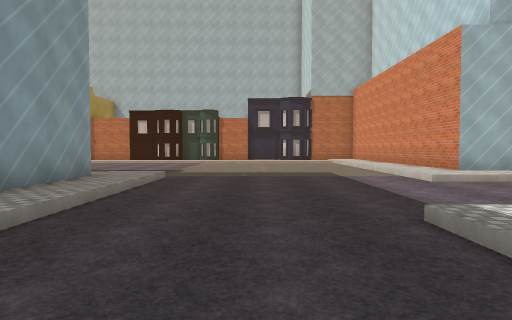
[1] (above)

24 first-person views from a walk through a Unity game level. The camera is 1.4 m above the floor, tilts 2° down and sees 75° across. The floor is counted in squares, 2 m on a side. Each view is taken from the middle of a square. On the plan, view 1 faces up. The plan holds only what a view shows up to about 10 squares ahead; the rest is blank. The place goes on beyond the plan. Some surface patterns are stand-ins.

[2]
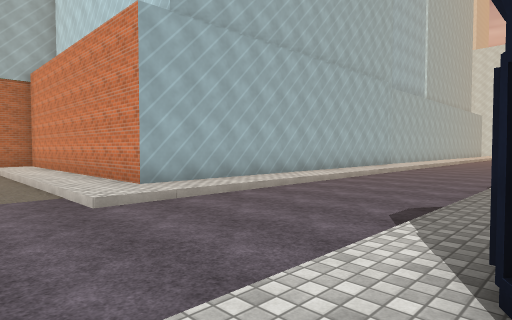

[3]
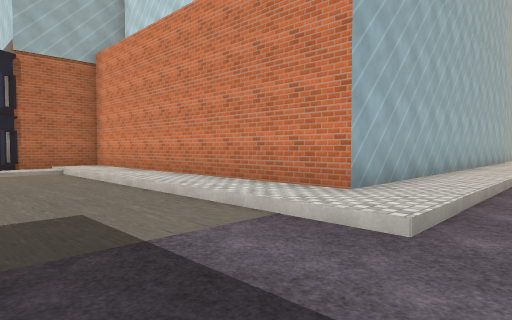

[4]
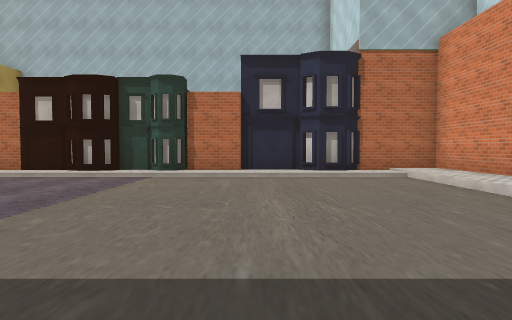

[5]
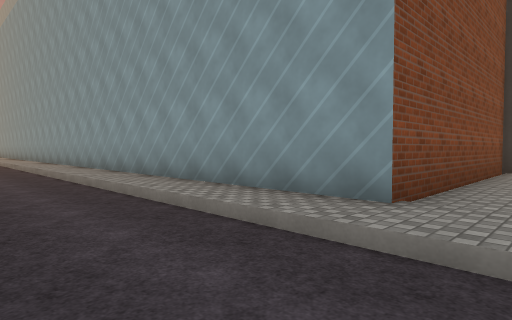

[6]
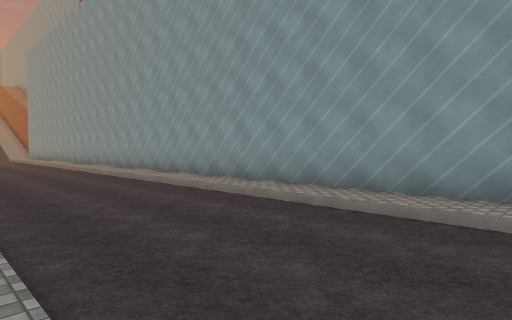

[7]
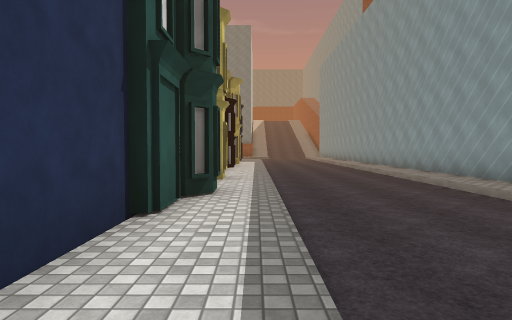

[8]
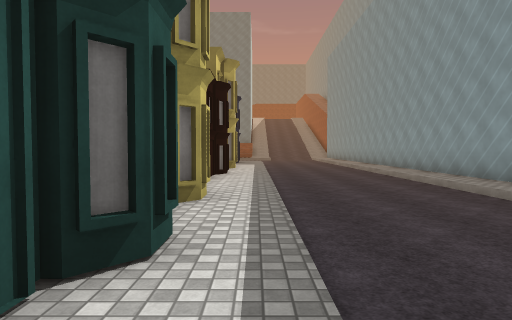

[9]
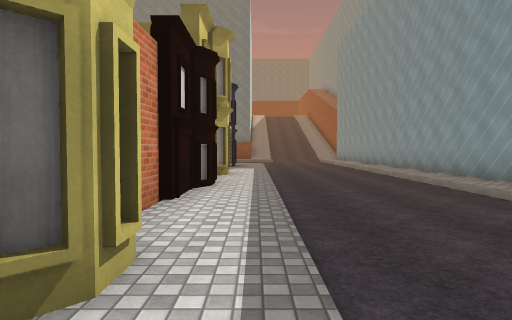

[10]
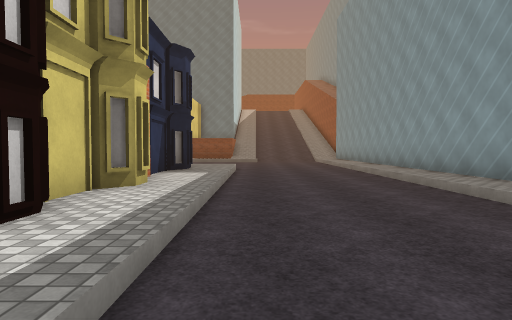

[11]
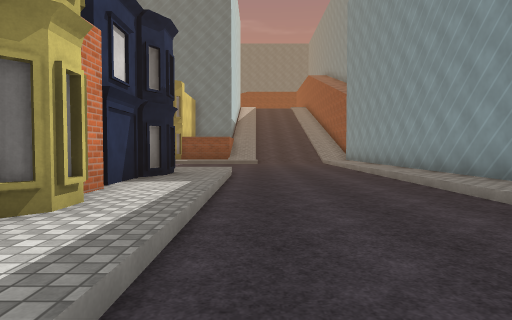

[12]
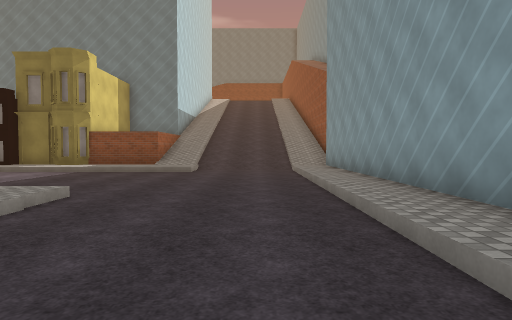

[13]
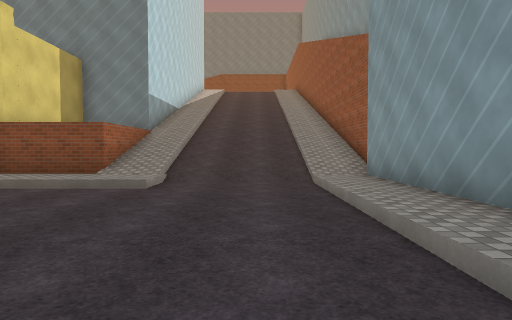

[14]
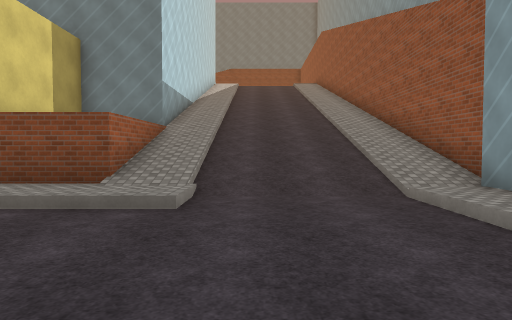

[15]
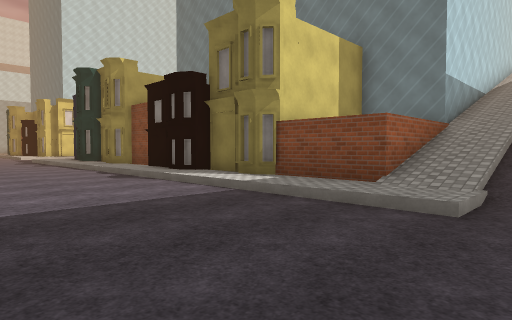

[16]
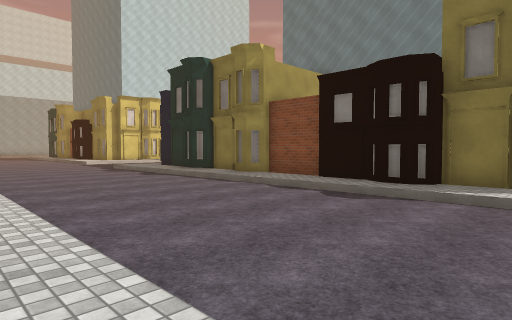

[17]
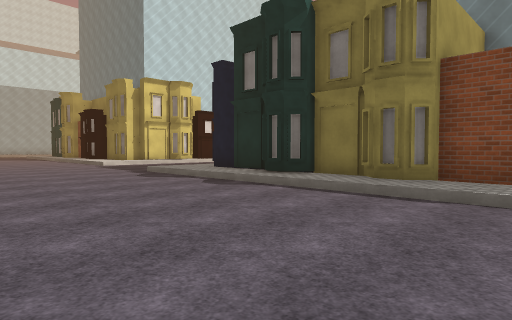

[18]
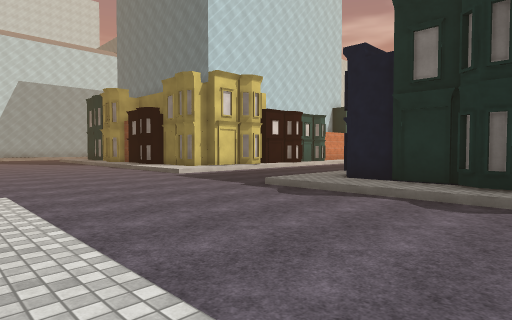

[19]
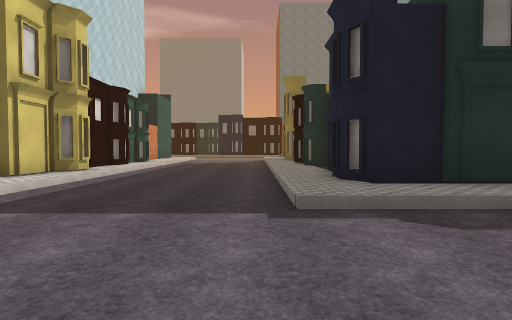

[20]
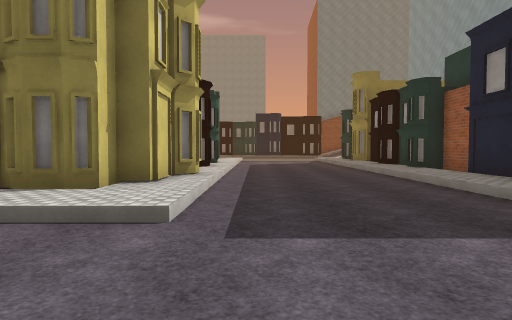

[21]
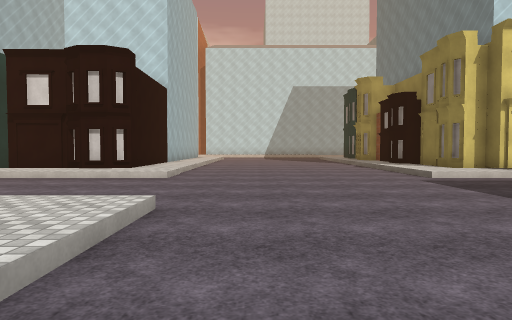

[22]
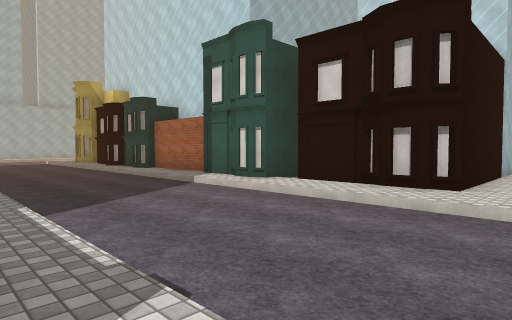

[23]
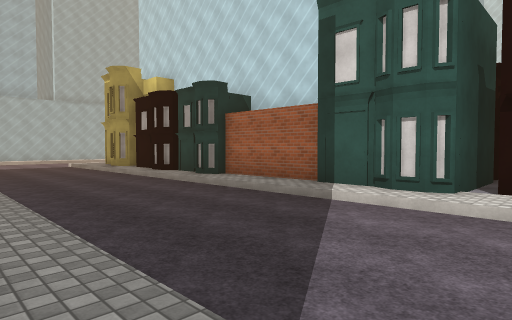

[24]
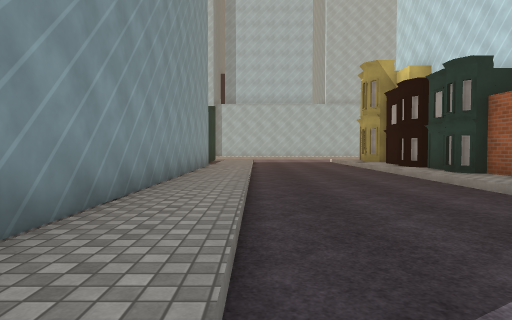

### Floor plan
Key: @ floor where view 1 was taken; # wall or solid block; . main floor; : floor 0.25 m higher than the main floor; / step, stairs or slope; ^ raised ledge; H house.
Columns run from 6 left of view 1 to 27 right of it. Each row starts with its distance up from view 1.
 19    HH
 18    HH#HHH###
 17 ###/#:::/::#
 16 //////////:#
 15  .........:#
 14  .........:#
 13   ........:#
 12    .......:#
 11    .......:#
 10     ......:#
  9     ......:#########
  8   ///.....::::::::::
  7 ::::/.....////////
  6 ###:/..............
  5   #:/...............
  4   #:/...............
  3   #:/...////////
  2   #:/...::#H
  1   #:/...::
  0   #:/.@.::
 -1   #:/...:#
 -2   #:/...:H
 -3   #:/...:#                 ..  H
 -4   #:/...:#              #:/.../#
 -5   #:/...:H              #:/.../#
 -6   #:/...::              #:/.../H
 -7   #:/...::#             #:/.../#
 -8   #:/...:##             #:/.../#
 -9   #:/...:H              #:/.../#
-10   #:/...:#              #:/.../#
-11   #:/...:#              #:/.../##
-12   #:/...:H              #:/.../H#
-13   #:/...:#               :/.../:##
-14   #:/...::               :/.../:#
-15   #:/...:#               :/.../H#
-16   #:/...:H               :/.../###
-17   #:/...:                :/.../:::
-18   #:/...:: :://:    :::/::/...///
-19   #:/...//  ///////////////......
-20   #:/............................
-21   #:/............................
-22   #:/............................
-23   #:/............................
-24   #:/..///////////////////....///
-25   #////////H/###//#H/H##/:..../::
-26   #//////  ### ####    ##:..../:H#
-27   #//////  #            H:..../#
-28   #//////  #           ##:....H#
-29   #//////#^#           #/:..../#
-30   #//////#             #/:..../#
-31        //#              H:..../H

Positions as (right, up) in squares from view 1, and headings:
1: (0, 0), facing up
2: (2, 2), facing up-right
3: (1, 6), facing up-right
4: (0, 8), facing up
5: (0, 8), facing down-left
6: (2, 3), facing down-left
7: (2, 3), facing down
8: (2, 0), facing down
9: (2, -3), facing down
10: (1, -7), facing down
11: (1, -9), facing down
12: (-1, -14), facing down
13: (-1, -18), facing down
14: (0, -20), facing down
15: (0, -20), facing down-right
16: (5, -18), facing down-right
17: (10, -19), facing down-right
18: (14, -18), facing down-right
19: (20, -20), facing down
20: (23, -21), facing down
21: (16, -20), facing right
22: (19, -18), facing up-right
23: (19, -14), facing up-right
24: (20, -14), facing up
